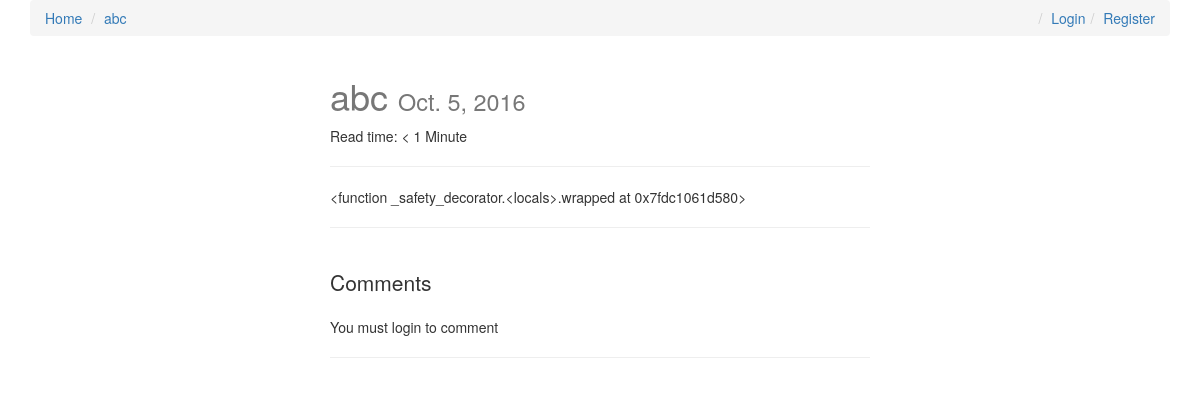
/new-title/, run on an earlier commit of the app's database.
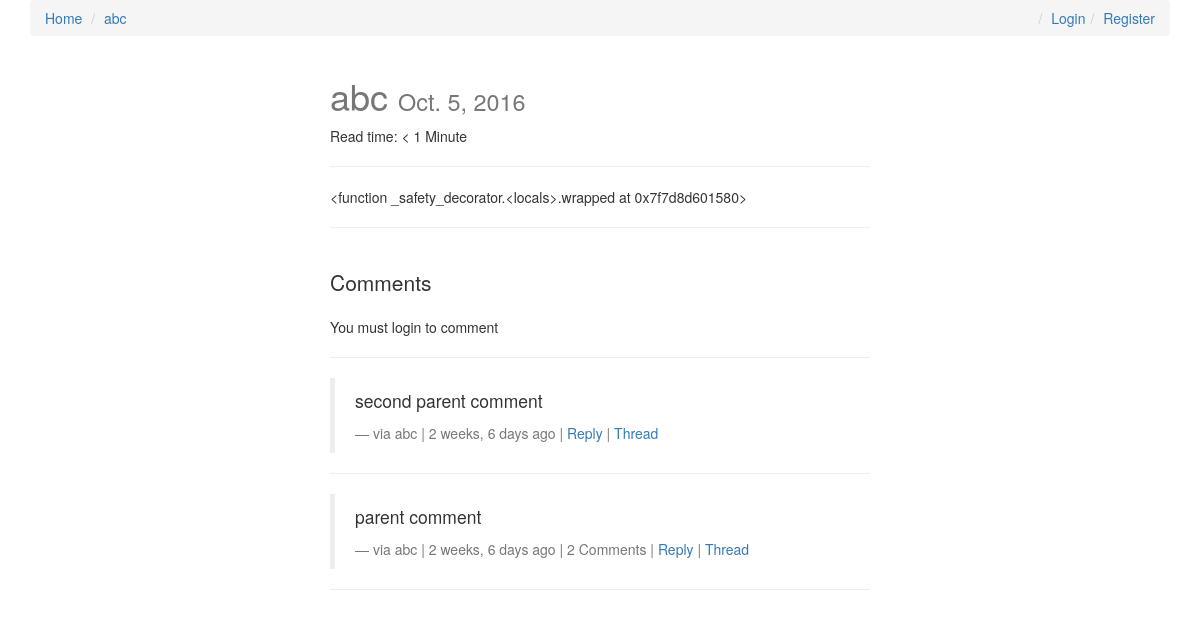
And on a later commit of the database.
### posts/models.py (models this page shows, shortened)
class Post(models.Model):
    user = models.ForeignKey(settings.AUTH_USER_MODEL, default=1)
    title = models.CharField(max_length=120)
    slug = models.SlugField(unique=True)
    image = models.ImageField(upload_to=upload_location,
            null=True,
            blank=True,
            width_field="width_field",
            height_field="height_field")
    height_field = models.IntegerField(default=0)
    width_field = models.IntegerField(default=0)
    content = models.TextField()
    draft = models.BooleanField(default=False)
    publish = models.DateField(auto_now=False, auto_now_add=False)
    read_time =  models.IntegerField(default=0) # models.TimeField(null=True, blank=True) #assume minutes
    updated = models.DateTimeField(auto_now=True, auto_now_add=False)
    timestamp = models.DateTimeField(auto_now=False, auto_now_add=True)
    objects = PostManager()
    def get_absolute_url(self):
        return reverse("posts:detail", kwargs={"slug": self.slug})
    class Meta:
        ordering = ["-timestamp", "-updated"]
    def get_markdown(self):
        content = self.content
        markdown_text = markdown(content)
        return mark_safe(markdown_text)
    @property
    def comments(self):
        instance = self
        qs = Comment.objects.filter_by_instance(instance)
        return qs
    @property
    def get_content_type(self):
        instance = self
        content_type = ContentType.objects.get_for_model(instance.__class__)
        return content_type

### comments/models.py (models this page shows, shortened)
class Comment(models.Model):
    user        = models.ForeignKey(settings.AUTH_USER_MODEL, default=1)
    content_type = models.ForeignKey(ContentType, on_delete=models.CASCADE)
    object_id = models.PositiveIntegerField()
    content_object = GenericForeignKey('content_type', 'object_id')
    parent      = models.ForeignKey("self", null=True, blank=True)
    content     = models.TextField()
    timestamp   = models.DateTimeField(auto_now_add=True)
    objects = CommentManager()
    class Meta:
        ordering = ['-timestamp']
    def get_absolute_url(self):
        return reverse("comments:thread", kwargs={"id": self.id})
    def children(self): #replies
        return Comment.objects.filter(parent=self)

### posts/views.py (the view, shortened to what this page needs)
# urls.py: url(r'^(?P<slug>[\w-]+)/$', post_detail, name='detail'),
def post_detail(request, slug=None):
	instance = get_object_or_404(Post, slug=slug)
	if instance.publish > timezone.now().date() or instance.draft:
		if not request.user.is_staff or not request.user.is_superuser:
			raise Http404
	share_string = quote_plus(instance.content)
	initial_data = {
			"content_type": instance.get_content_type,
			"object_id": instance.id
	}
	form = CommentForm(request.POST or None, initial=initial_data)
	comments = instance.comments
	context = {
		"title": instance.title,
		"instance": instance,
		"share_string": share_string,
		"comments": comments,
		"comment_form":form,
	}
	return render(request, "post_detail.html", context)

### comments/models.py (called while the page is built)
    def filter_by_instance(self, instance):
        content_type = ContentType.objects.get_for_model(instance.__class__)
        obj_id = instance.id
        qs = super(CommentManager, self).filter(content_type=content_type, object_id= obj_id).filter(parent=None)
        return qs

### posts/templatetags/urlify.py (called while the page is built)
@register.filter
def urlify(value):
    return quote_plus(value)

### templates/post_detail.html (shortened to what this page needs)
{% extends "base.html" %}
{% load urlify %}
{% load crispy_forms_tags %}
 {% block post_detail_link %}
  <li><a href='{{ instance.get_absolute_url }}'>{{ instance.title }}</a></li>
  {% endblock %}
{% block content %}
<div class='col-sm-6 col-sm-offset-3'>
<h1>{{ title }} <small>{% if instance.draft %}<span style='color:red;'>Draft</span> {% endif %}{{ instance.publish }}</small></h1>
<p>Read time: {% if instance.read_time <= 1 %} < 1 Minute {% else %}{{ instance.read_time }} minutes {% endif %}</p>
<p><div class="fb-like" data-href="{{ request.build_absolute_uri }}" data-layout="button_count" data-action="like" data-show-faces="true" data-share="true"></div>
<hr/>
</p>
<div class='row'>
<div class='col-sm-12 '>
   <div class='post-detail-item'>{{ instance.get_markdown }}</div>
    <hr/>
    <br/>
    <div>
        <p class='lead'>Comments</p>
        {% if request.user.is_authenticated %}
        <form method="POST" action="."> {% csrf_token %}
            {{ comment_form|crispy }}
            <input type='submit' value='Post comment' class='btn btn-default'>
        </form>
        {% else %}
        <p>You must login to comment </p>
        {% endif %}
        <hr/>
        {% for comment in comments %}
        <blockquote>
          <p>{{ comment.content }}</p>
          <footer>via {{ comment.user }} | {{ comment.timestamp|timesince }} ago | {% if comment.children.count > 0 %}{{ comment.children.count }} Comment{% if comment.children.count > 1 %}s{% endif %} | {% endif %} <a class='comment-reply-btn' href='#'>Reply</a> | <a class='' href='{{ comment.get_absolute_url }}'>Thread</a></footer>
        </blockquote>
        <hr/>
        {% endfor %}
    </div>
</div>
</div>
</div>
{% endblock content %}

### templates/base.html (shortened to what this page needs)
{% load staticfiles %}
<html>
<head>
<link rel="stylesheet" href="https://maxcdn.bootstrapcdn.com/bootstrap/3.3.6/css/bootstrap.min.css">
<link rel="stylesheet" href="https://maxcdn.bootstrapcdn.com/bootstrap/3.3.6/css/bootstrap-theme.min.css">
<link rel='stylesheet' href='https://maxcdn.bootstrapcdn.com/font-awesome/4.5.0/css/font-awesome.min.css' >
<link rel='stylesheet' href='{% static "css/base.css" %}' />
</head>
<body>
<div class='container'>
    <ol class='breadcrumb'>
        <li><a href='{% url "posts:list" %}'>Home</a></li>
        {% block post_detail_link %}
        {% endblock %}
        {% if not request.user.is_authenticated %}
        <li class='pull-right'><a href='{% url "register" %}'>Register</a></li>
        <li class='pull-right'><a href='{% url "login" %}'>Login</a></li>
        {% else %}
        <li class='pull-right'><a href='{% url "logout" %}'>Logout</a></li>
        {% endif %}
    </ol>
{% block content %}{% endblock content %}
</div>
</body>
</html>

### static/css/base.css (style rules this page uses)
h1 { color: #777777; }

What changed in the data, as far as the page shows it:
computed for Post "abc": get_markdown "<function _safety_decorator.<locals>.wrapped at 0x7fdc1061d580>" → "<function _safety_decorator.<locals>.wrapped at 0x7f7d8d601580>"
added Comment: content "second parent comment", user "abc", timestamp "2 weeks, 6 days"
added Comment: content "parent comment", user "abc", timestamp "2 weeks, 6 days", children.count "2"
